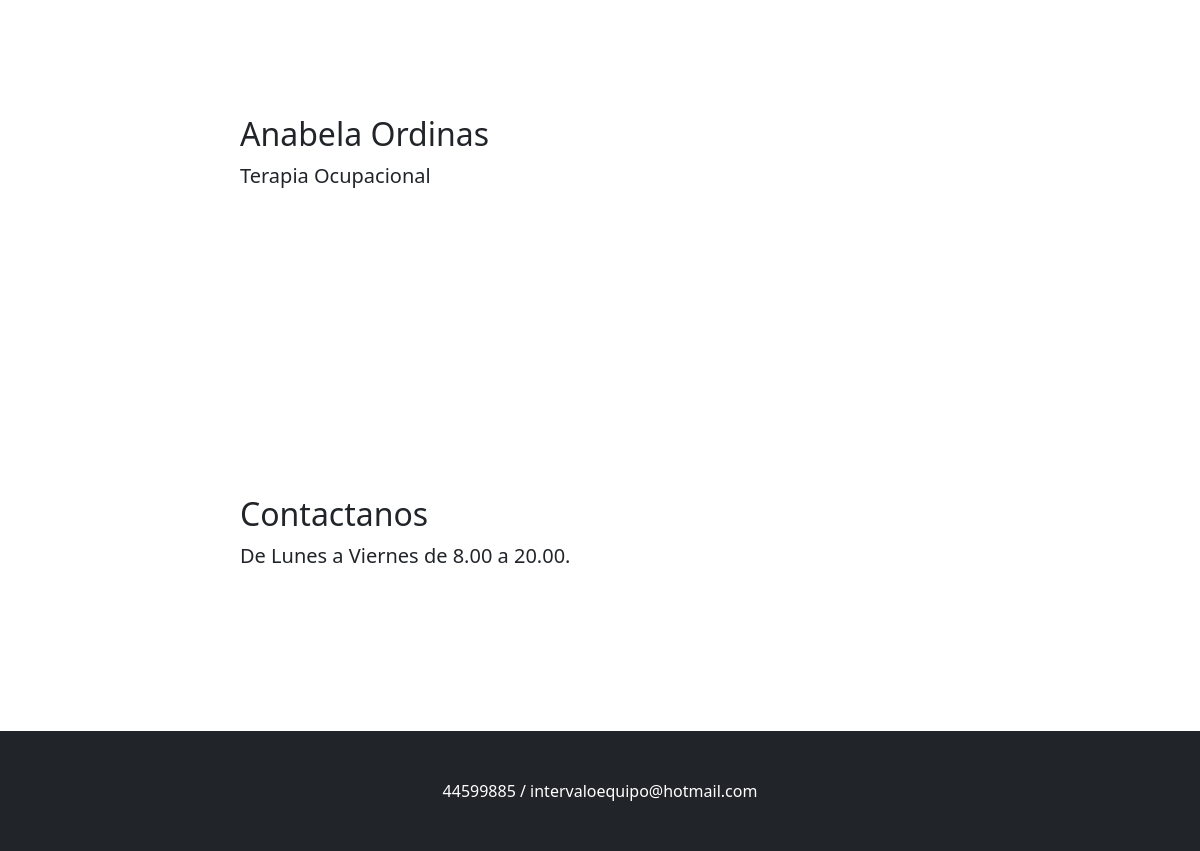
Before: /equipointervalo/profesionales/ (lower part) with the older database file.
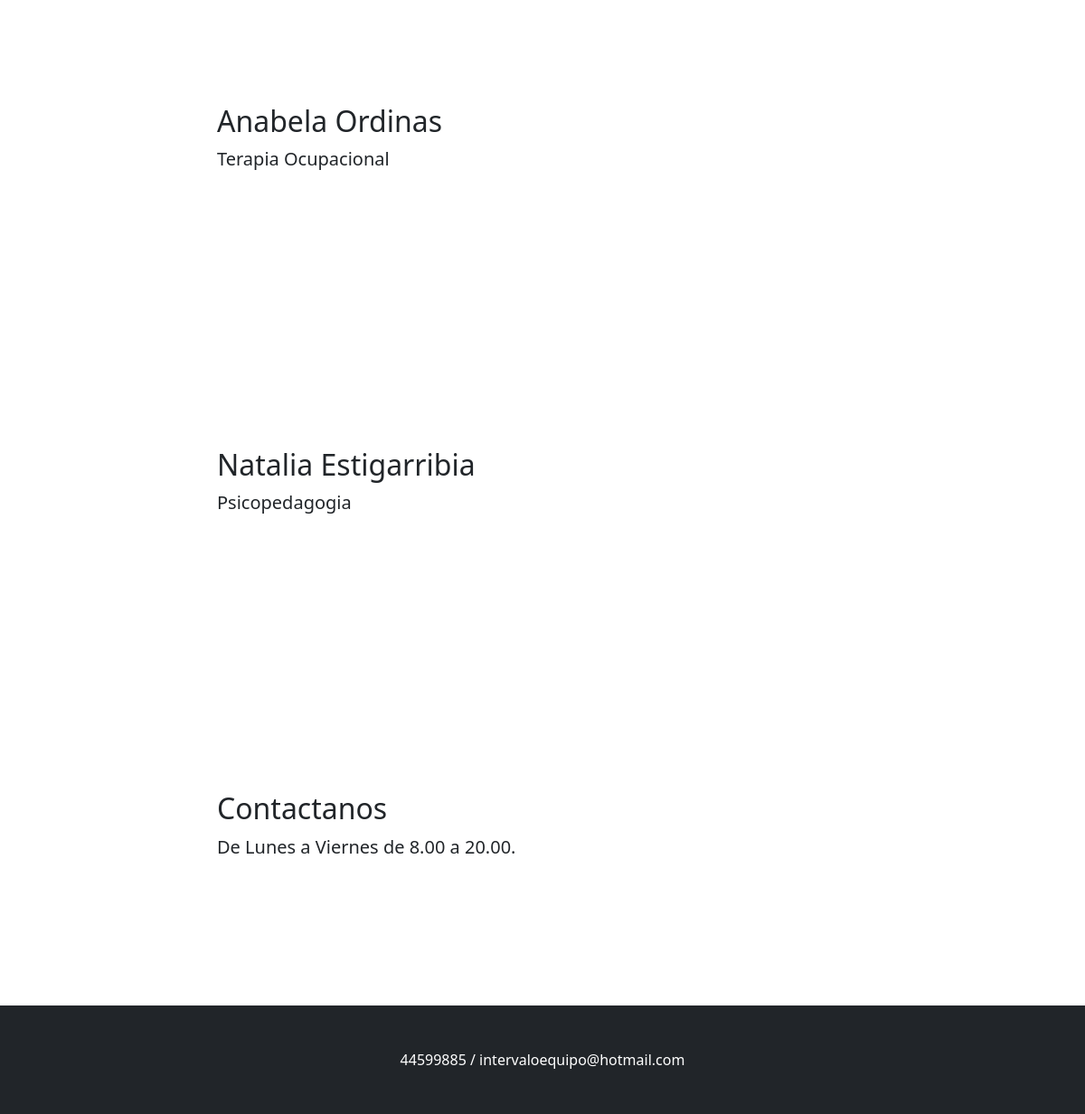
After: the same page with the newer database file.
### equipointervalo/models.py (models this page shows)
class Profesionales (models.Model):
    nombre = models.CharField(max_length=50)
    apellido = models.CharField(max_length=50)
    area = models.CharField(max_length=50)

### equipointervalo/views.py (the view)
# urls.py: path('profesionales/', profesionales, name="profesionales"),
def profesionales (request):
    listado_profesionales = Profesionales.objects.all()
    return render (request, "equipointervalo/profesionales.html", {"profesionales": listado_profesionales})

### equipointervalo/templates/equipointervalo/profesionales.html
{% extends 'equipointervalo/base.html' %}
{% block profesionales %}
{% for profesional in profesionales  %}
  <section id="about">
    <div class="container px-4">
        <div class="row gx-4 justify-content-center">
            <div class="col-lg-8">
                <h2>{{profesional.nombre}}  {{profesional.apellido}}</h2>
                <p class="lead">{{profesional.area}}</p>
            </div>
        </div>
    </div>
</section>
{% endfor %}
{% endblock profesionales %}

### equipointervalo/templates/equipointervalo/base.html (shortened to what this page needs)
<!DOCTYPE html>
<html lang="en">
    <head>
    {% load static %}
        <link href="{% static 'equipointervalo/css/styles.css'%}" rel="stylesheet" />
    </head>
    <body id="page-top">
    {% block profesionales %}
    {% endblock profesionales %}
        <section id="contact">
            <div class="container px-4">
                <div class="row gx-4 justify-content-center">
                    <div class="col-lg-8">
                        <h2>Contactanos</h2>
                        <p class="lead">De Lunes a Viernes de 8.00 a 20.00.</p>
                    </div>
                </div>
            </div>
        </section>
        <footer class="py-5 bg-dark">
            <div class="container px-4"><p class="m-0 text-center text-white">44599885 / intervaloequipo@hotmail.com</p></div>
        </footer>
    </body>
</html>

Changed rows visible on the page:
added Profesionales: nombre "Natalia", apellido "Estigarribia", area "Psicopedagogia"
